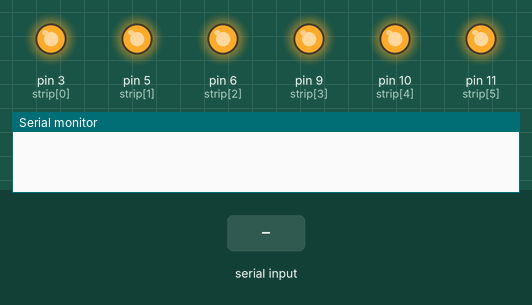
Recording of a sketch running on a simulated Arduino Uno, built with avr-gcc and run on an emulated ATmega328P. On the bench: output pins drawn as LEDs (lit = HIGH), the last lines printed to the serial monitor. Inputs (shaded band) come from the test bench.

Above: at 0.01 s.
At 1.8 s:
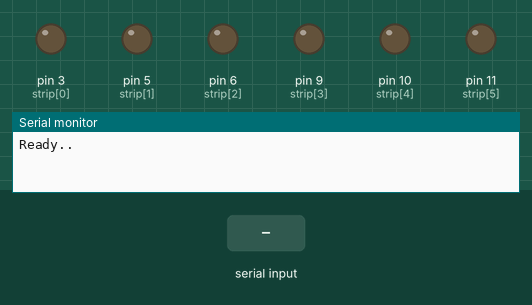
1.9 s: "b90\n" received over Serial
3.4 s: "b,45\n" received over Serial
5.5 s: "b" received over Serial
Timing chart, 0 to 8.5 s (numbered marks = the images above; inputs shaded):
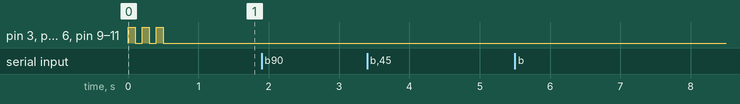

The sketch:

guitar.ino
```cpp
String inputString = "";         // a string to hold incoming data
boolean stringComplete = false;  // whether the string is complete
int notesInfo[2] = {0, 0};    //an array that stores a pair of notes and velocity
String note, velocity;
int t_pre[6] = {0,0,0,0,0,0};
int t_cur[6] = {0,0,0,0,0,0};

const int strip[6] = {3,5,6,9,10,11}; // pwm pins on uno

void setup() {
  Serial.begin(115200);
  for(int i=0;i<6;i++){
    pinMode(strip[i],OUTPUT);
  }

  for (int i = 0; i < 3; i++) {
    LightOn();
    delay(100);
    LightOff();
    delay(100);
  }

  Serial.println("Ready..");
  // reserve 200 bytes for the inputString:
  inputString.reserve(20);

}

int c[6] = {100,100,100,100,100,100};
bool light[6] = {0,0,0,0,0,0};

void loop() {

/*------------------------- Record time --------------------------*/
  for(int a=0; a<6;a++){
    t_cur[a] = millis();
  }

  /*------------------------- Parsing the signals ------------------------------*/
    if (stringComplete) {

      notesInfo[0] = note.toInt();   //convert note numbers in midi signal to key numbers on piano keys
      notesInfo[1] = velocity.toInt();

      if(notesInfo[1] == 0){
        notesInfo[0] = 0;
      }else{
        notesInfo[0] = notesInfo[0]%6;
        light[notesInfo[0]] = true;
        c[notesInfo[0]] = 100;
      }

/*
      if (notesInfo[0] == 54 ){
        light[0] = true;
        c[0] = notesInfo[1];
      }
      if (notesInfo[0] == 56 ){
        light[1] = true;
        c[1] = notesInfo[1];
      }
      if (notesInfo[0] == 58 ){
        light[2] = true;
        c[2] = notesInfo[1];
      }
      if (notesInfo[0] == 60 ){
        light[3] = true;
        c[3] = notesInfo[1];
      }
      if (notesInfo[0] == 62 ){
        light[4] = true;
        c[4] = notesInfo[1];
      }
      if (notesInfo[0] == 64 ){
        light[5] = true;
        c[5] = notesInfo[1];
      }
*/
      Serial.println("note=" + note + "velocity=" + velocity);

      stringComplete = false;      // clear the string:

    }
 /*------------------------- Parsing the signals ------------------------------*/

/*------------------------- Turning on/off led strips --------------------------*/
  for(int j = 0; j<6; j++){
    if (light[j] == true && t_cur[j] - t_pre[j] > 5){
      analogWrite(strip[j], c[j]);
        if(c[j] == 0 ){
          light[j] = false;
        }
        c[j]--;
        t_pre[j] = t_cur[j];
      }
  }
/*------------------------- Turning on/off led strips --------------------------*/

}

void serialEvent(){
  while (Serial.available()) {            // get the new byte:
    char inChar = (char)Serial.read();    // if the incoming character is a newline, set a flag
    if (inChar == 'a') {
      note = inputString;
      inputString = "";
    } else if (inChar == 'b') {
      velocity = inputString;
      inputString = "";
      stringComplete = true;
    } else {
      inputString += inChar;
    }
  }
}

void LightOn(){
  for(int j=0; j<6; j++){
    digitalWrite(strip[j],HIGH);
  }
}

void LightOff(){
  for(int j=0; j<6; j++){
    digitalWrite(strip[j],LOW);
  }
}
```
